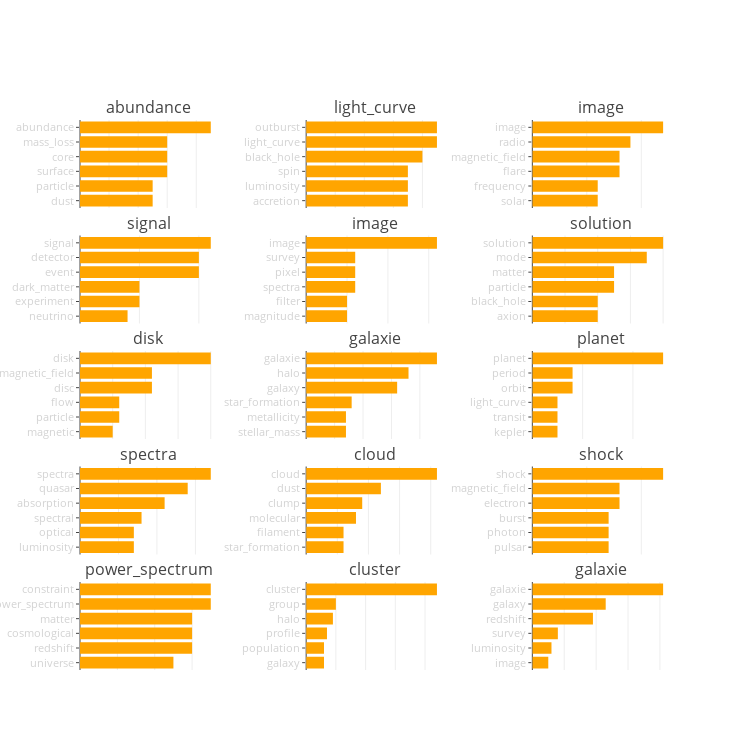

Write notebook code for a chart like this one.
### Code cell
draw_barchart(volume) # volume topics

### Figure 1 — Plotly figure (JSON) as saved in the notebook; plotly's stock layout.template omitted (floating-point values rounded to 4 significant figures)
{"data": [{"marker": {"color": "orange"}, "name": "topic #1", "orientation": "h", "type": "bar", "x": [0.005, 0.005, 0.006, 0.006, 0.006, 0.009], "xaxis": "x1", "y": ["dust", "particle", "surface", "core", "mass_loss", "abundance"], "yaxis": "y1"}, {"marker": {"color": "orange"}, "name": "topic #2", "orientation": "h", "type": "bar", "x": [0.007, 0.007, 0.007, 0.008, 0.009, 0.009], "xaxis": "x2", "y": ["accretion", "luminosity", "spin", "black_hole", "light_curve", "outburst"], "yaxis": "y2"}, {"marker": {"color": "orange"}, "name": "topic #3", "orientation": "h", "type": "bar", "x": [0.006, 0.006, 0.008, 0.008, 0.009, 0.012], "xaxis": "x3", "y": ["solar", "frequency", "flare", "magnetic_field", "radio", "image"], "yaxis": "y3"}, {"marker": {"color": "orange"}, "name": "topic #4", "orientation": "h", "type": "bar", "x": [0.004, 0.005, 0.005, 0.01, 0.01, 0.011], "xaxis": "x4", "y": ["neutrino", "experiment", "dark_matter", "event", "detector", "signal"], "yaxis": "y4"}, {"marker": {"color": "orange"}, "name": "topic #5", "orientation": "h", "type": "bar", "x": [0.005, 0.005, 0.006, 0.006, 0.006, 0.016], "xaxis": "x5", "y": ["magnitude", "filter", "spectra", "pixel", "survey", "image"], "yaxis": "y5"}, {"marker": {"color": "orange"}, "name": "topic #6", "orientation": "h", "type": "bar", "x": [0.004, 0.004, 0.005, 0.005, 0.007, 0.008], "xaxis": "x6", "y": ["axion", "black_hole", "particle", "matter", "mode", "solution"], "yaxis": "y6"}, {"marker": {"color": "orange"}, "name": "topic #7", "orientation": "h", "type": "bar", "x": [0.005, 0.006, 0.006, 0.011, 0.011, 0.02], "xaxis": "x7", "y": ["magnetic", "particle", "flow", "disc", "magnetic_field", "disk"], "yaxis": "y7"}, {"marker": {"color": "orange"}, "name": "topic #8", "orientation": "h", "type": "bar", "x": [0.007, 0.007, 0.008, 0.016, 0.018, 0.023], "xaxis": "x8", "y": ["stellar_mass", "metallicity", "star_formation", "galaxy", "halo", "galaxie"], "yaxis": "y8"}, {"marker": {"color": "orange"}, "name": "topic #9", "orientation": "h", "type": "bar", "x": [0.005, 0.005, 0.005, 0.008, 0.008, 0.026], "xaxis": "x9", "y": ["kepler", "transit", "light_curve", "orbit", "period", "planet"], "yaxis": "y9"}, {"marker": {"color": "orange"}, "name": "topic #10", "orientation": "h", "type": "bar", "x": [0.007, 0.007, 0.008, 0.011, 0.014, 0.017], "xaxis": "x10", "y": ["luminosity", "optical", "spectral", "absorption", "quasar", "spectra"], "yaxis": "y10"}, {"marker": {"color": "orange"}, "name": "topic #11", "orientation": "h", "type": "bar", "x": [0.006, 0.006, 0.008, 0.009, 0.012, 0.021], "xaxis": "x11", "y": ["star_formation", "filament", "molecular", "clump", "dust", "cloud"], "yaxis": "y11"}, {"marker": {"color": "orange"}, "name": "topic #12", "orientation": "h", "type": "bar", "x": [0.007, 0.007, 0.007, 0.008, 0.008, 0.012], "xaxis": "x12", "y": ["pulsar", "photon", "burst", "electron", "magnetic_field", "shock"], "yaxis": "y12"}, {"marker": {"color": "orange"}, "name": "topic #13", "orientation": "h", "type": "bar", "x": [0.005, 0.006, 0.006, 0.006, 0.007, 0.007], "xaxis": "x13", "y": ["universe", "redshift", "cosmological", "matter", "power_spectrum", "constraint"], "yaxis": "y13"}, {"marker": {"color": "orange"}, "name": "topic #14", "orientation": "h", "type": "bar", "x": [0.006, 0.006, 0.007, 0.009, 0.01, 0.044], "xaxis": "x14", "y": ["galaxy", "population", "profile", "halo", "group", "cluster"], "yaxis": "y14"}, {"marker": {"color": "orange"}, "name": "topic #15", "orientation": "h", "type": "bar", "x": [0.005, 0.006, 0.008, 0.019, 0.023, 0.041], "xaxis": "x15", "y": ["image", "luminosity", "survey", "redshift", "galaxy", "galaxie"], "yaxis": "y15"}], "layout": {"annotations": [{"font": {"size": 16}, "showarrow": false, "text": "abundance", "x": 0.1167, "xanchor": "center", "xref": "paper", "y": 1, "yanchor": "bottom", "yref": "paper"}, {"font": {"size": 16}, "showarrow": false, "text": "light_curve", "x": 0.5, "xanchor": "center", "xref": "paper", "y": 1, "yanchor": "bottom", "yref": "paper"}, {"font": {"size": 16}, "showarrow": false, "text": "image", "x": 0.8833, "xanchor": "center", "xref": "paper", "y": 1, "yanchor": "bottom", "yref": "paper"}, {"font": {"size": 16}, "showarrow": false, "text": "signal", "x": 0.1167, "xanchor": "center", "xref": "paper", "y": 0.79, "yanchor": "bottom", "yref": "paper"}, {"font": {"size": 16}, "showarrow": false, "text": "image", "x": 0.5, "xanchor": "center", "xref": "paper", "y": 0.79, "yanchor": "bottom", "yref": "paper"}, {"font": {"size": 16}, "showarrow": false, "text": "solution", "x": 0.8833, "xanchor": "center", "xref": "paper", "y": 0.79, "yanchor": "bottom", "yref": "paper"}, {"font": {"size": 16}, "showarrow": false, "text": "disk", "x": 0.1167, "xanchor": "center", "xref": "paper", "y": 0.58, "yanchor": "bottom", "yref": "paper"}, {"font": {"size": 16}, "showarrow": false, "text": "galaxie", "x": 0.5, "xanchor": "center", "xref": "paper", "y": 0.58, "yanchor": "bottom", "yref": "paper"}, {"font": {"size": 16}, "showarrow": false, "text": "planet", "x": 0.8833, "xanchor": "center", "xref": "paper", "y": 0.58, "yanchor": "bottom", "yref": "paper"}, {"font": {"size": 16}, "showarrow": false, "text": "spectra", "x": 0.1167, "xanchor": "center", "xref": "paper", "y": 0.37, "yanchor": "bottom", "yref": "paper"}, {"font": {"size": 16}, "showarrow": false, "text": "cloud", "x": 0.5, "xanchor": "center", "xref": "paper", "y": 0.37, "yanchor": "bottom", "yref": "paper"}, {"font": {"size": 16}, "showarrow": false, "text": "shock", "x": 0.8833, "xanchor": "center", "xref": "paper", "y": 0.37, "yanchor": "bottom", "yref": "paper"}, {"font": {"size": 16}, "showarrow": false, "text": "power_spectrum", "x": 0.1167, "xanchor": "center", "xref": "paper", "y": 0.16, "yanchor": "bottom", "yref": "paper"}, {"font": {"size": 16}, "showarrow": false, "text": "cluster", "x": 0.5, "xanchor": "center", "xref": "paper", "y": 0.16, "yanchor": "bottom", "yref": "paper"}, {"font": {"size": 16}, "showarrow": false, "text": "galaxie", "x": 0.8833, "xanchor": "center", "xref": "paper", "y": 0.16, "yanchor": "bottom", "yref": "paper"}], "height": 750, "margin": {"t": 120}, "showlegend": false, "title": "", "width": 750, "xaxis1": {"anchor": "y1", "domain": [0, 0.2333], "showticklabels": false}, "xaxis10": {"anchor": "y10", "domain": [0, 0.2333], "showticklabels": false}, "xaxis11": {"anchor": "y11", "domain": [0.3833, 0.6167], "showticklabels": false}, "xaxis12": {"anchor": "y12", "domain": [0.7667, 1.0], "showticklabels": false}, "xaxis13": {"anchor": "y13", "domain": [0, 0.2333], "showticklabels": false}, "xaxis14": {"anchor": "y14", "domain": [0.3833, 0.6167], "showticklabels": false}, "xaxis15": {"anchor": "y15", "domain": [0.7667, 1.0], "showticklabels": false}, "xaxis2": {"anchor": "y2", "domain": [0.3833, 0.6167], "showticklabels": false}, "xaxis3": {"anchor": "y3", "domain": [0.7667, 1.0], "showticklabels": false}, "xaxis4": {"anchor": "y4", "domain": [0, 0.2333], "showticklabels": false}, "xaxis5": {"anchor": "y5", "domain": [0.3833, 0.6167], "showticklabels": false}, "xaxis6": {"anchor": "y6", "domain": [0.7667, 1.0], "showticklabels": false}, "xaxis7": {"anchor": "y7", "domain": [0, 0.2333], "showticklabels": false}, "xaxis8": {"anchor": "y8", "domain": [0.3833, 0.6167], "showticklabels": false}, "xaxis9": {"anchor": "y9", "domain": [0.7667, 1.0], "showticklabels": false}, "yaxis1": {"anchor": "x1", "domain": [0.84, 1], "tickfont": {"color": "lightgrey", "size": 11}, "ticklen": 3}, "yaxis10": {"anchor": "x10", "domain": [0.21, 0.37], "tickfont": {"color": "lightgrey", "size": 11}, "ticklen": 3}, "yaxis11": {"anchor": "x11", "domain": [0.21, 0.37], "tickfont": {"color": "lightgrey", "size": 11}, "ticklen": 3}, "yaxis12": {"anchor": "x12", "domain": [0.21, 0.37], "tickfont": {"color": "lightgrey", "size": 11}, "ticklen": 3}, "yaxis13": {"anchor": "x13", "domain": [0, 0.16], "tickfont": {"color": "lightgrey", "size": 11}, "ticklen": 3}, "yaxis14": {"anchor": "x14", "domain": [0, 0.16], "tickfont": {"color": "lightgrey", "size": 11}, "ticklen": 3}, "yaxis15": {"anchor": "x15", "domain": [0, 0.16], "tickfont": {"color": "lightgrey", "size": 11}, "ticklen": 3}, "yaxis2": {"anchor": "x2", "domain": [0.84, 1], "tickfont": {"color": "lightgrey", "size": 11}, "ticklen": 3}, "yaxis3": {"anchor": "x3", "domain": [0.84, 1], "tickfont": {"color": "lightgrey", "size": 11}, "ticklen": 3}, "yaxis4": {"anchor": "x4", "domain": [0.63, 0.79], "tickfont": {"color": "lightgrey", "size": 11}, "ticklen": 3}, "yaxis5": {"anchor": "x5", "domain": [0.63, 0.79], "tickfont": {"color": "lightgrey", "size": 11}, "ticklen": 3}, "yaxis6": {"anchor": "x6", "domain": [0.63, 0.79], "tickfont": {"color": "lightgrey", "size": 11}, "ticklen": 3}, "yaxis7": {"anchor": "x7", "domain": [0.42, 0.58], "tickfont": {"color": "lightgrey", "size": 11}, "ticklen": 3}, "yaxis8": {"anchor": "x8", "domain": [0.42, 0.58], "tickfont": {"color": "lightgrey", "size": 11}, "ticklen": 3}, "yaxis9": {"anchor": "x9", "domain": [0.42, 0.58], "tickfont": {"color": "lightgrey", "size": 11}, "ticklen": 3}}}
